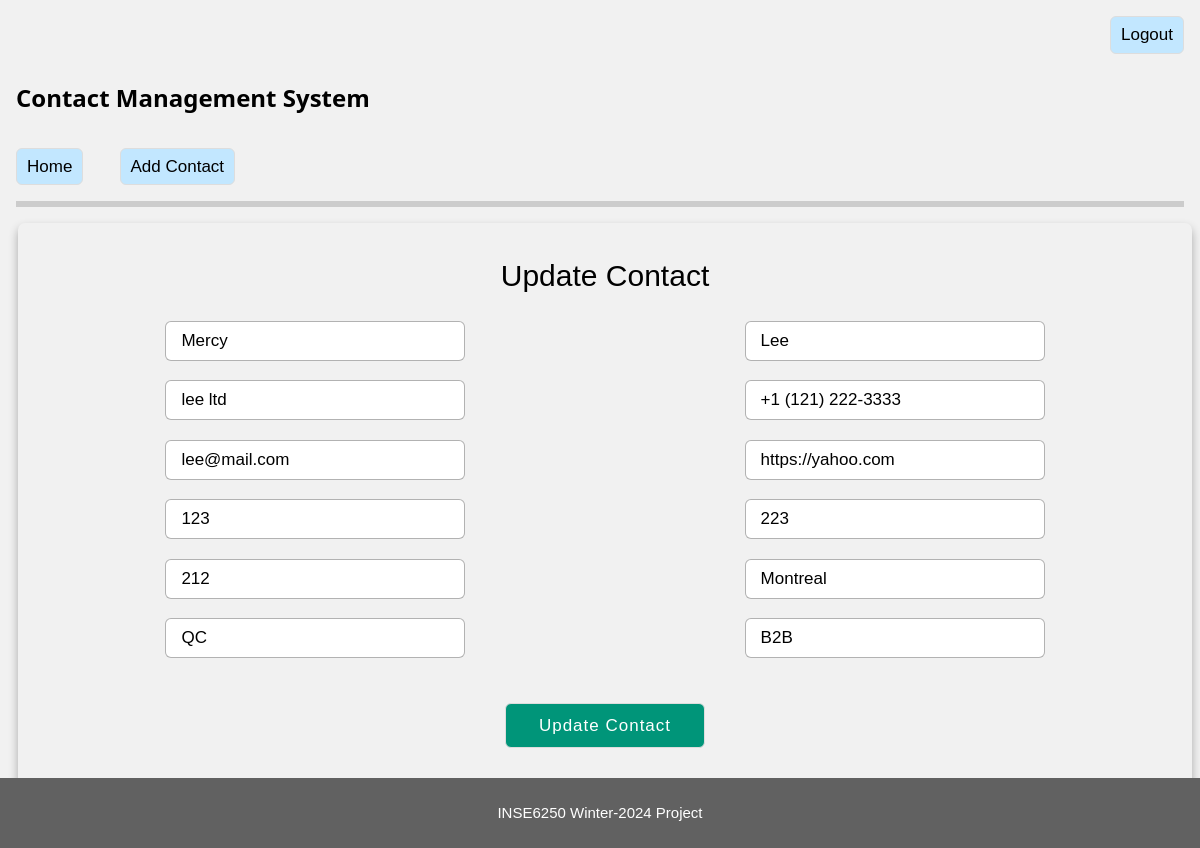
Before: /contacts/update/2/ (signed in) with the older database file.
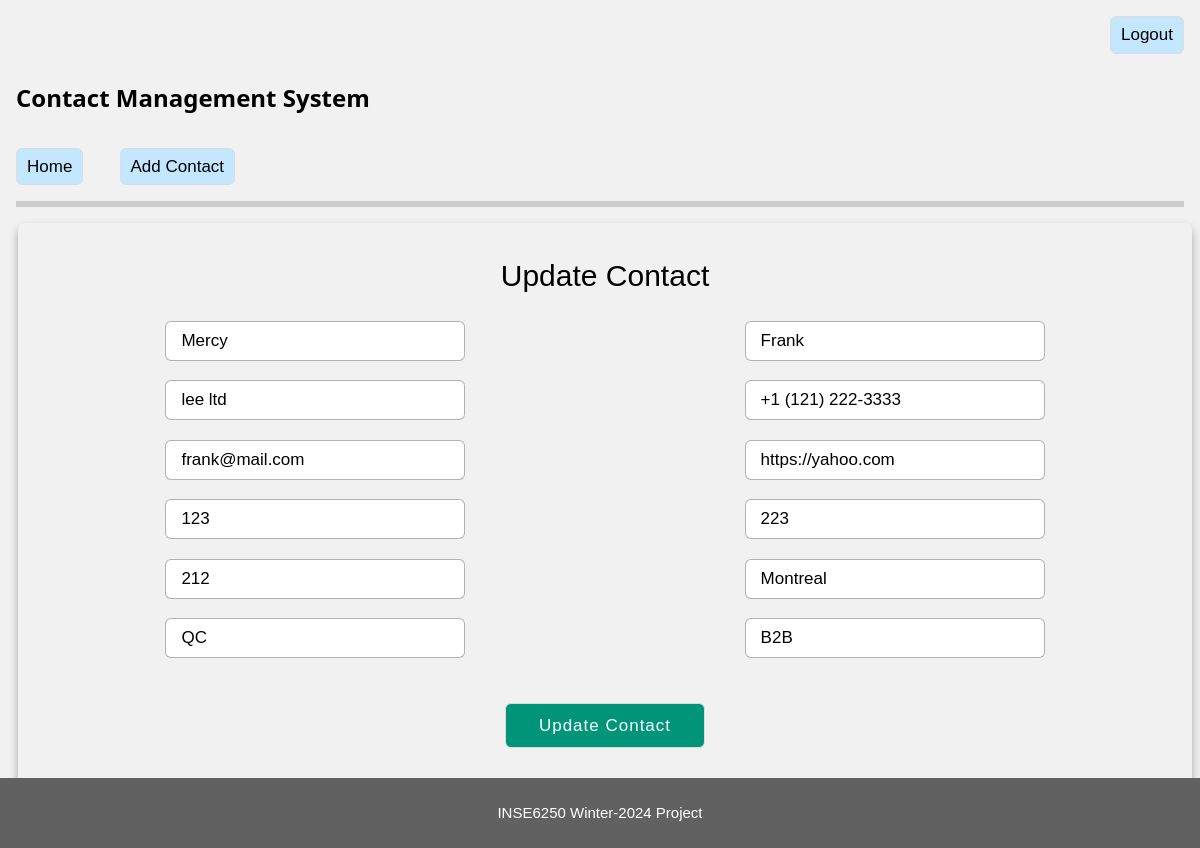
After: the same page with the newer database file.
### contacts/models.py (models this page shows, shortened)
class Contact(models.Model):
    firstName = models.CharField(max_length=200)
    lastName = models.CharField(max_length=200)
    company = models.CharField(max_length=200)
    phone = models.CharField(max_length=200)
    email = models.CharField(max_length=200)
    website = models.CharField(max_length=200)
    unitNumber = models.IntegerField()
    civicNumber = models.IntegerField()
    street = models.CharField(max_length=200)
    city = models.CharField(max_length=200)
    province = models.CharField(max_length=2)
    postalCode = models.CharField(max_length=3)
    createdAt = models.DateTimeField(default=datetime.now())

### contacts/views.py (the view)
# urls.py: path('update/<int:id>/', views.updateContact, name='updateContact'),
@login_required
def updateContact(req, id):
    if req.method == 'GET':
        if not req.session.get('urlref'):
            req.session['urlref'] = req.META.get('HTTP_REFERER')
        contact = get_object_or_404(Contact, pk=id)
        context = {'contact': contact}
        return render(req, 'contacts/updateContact.html', context=context)
    return doUpdateContact(req, id)

### templates/contacts/updateContact.html (shortened to what this page needs)
{% extends "base.html" %}
{% block content %}
{% if contact %}
<div class="addContact container_main">
  <div class="registration form">
    <header>Update Contact</header>
    <form action="{% url 'contacts:updateContact' contact.id %}" method="post">
      <div class="form-flex">
        <input type="text" required value="{{contact.firstName}}" name="firstname" placeholder="First Name">
        <input type="text" required value="{{contact.lastName}}" name="lastname" placeholder="Last Name">
        <input type="text" required value="{{contact.company}}" name="company" placeholder="Company">
        <input type="text" required value="{{contact.phone}}" name="phone" placeholder="Phone Number">
        <input type="text" required value="{{contact.email}}" name="email" placeholder="Email Address">
        <input type="text" required value="{{contact.website}}" name="website" placeholder="Website Address (http(s)://x.x)">
        <input type="number" required value="{{contact.unitNumber}}" name="unitNumber" placeholder="Unit Number">
        <input type="number" required value="{{contact.civicNumber}}" name="civicNumber" placeholder="Civic Number">
        <input type="text" required value="{{contact.street}}" name="street" placeholder="Street Code">
        <input type="text" required value="{{contact.city}}" name="city" placeholder="City">
        <input type="text" required value="{{contact.province}}" name="province" class="upper" maxlength="2" placeholder="Province (QC)">
        <input type="text" required value="{{contact.postalCode}}" name="postalCode" class="upper" maxlength="3" placeholder="Postal Code (A1A or 1A1)">
      </div>
      <button type="submit" class="button">Update Contact</button>
    </form>
  </div>
</div>
{% else %}
    <p style="text-align: center;">No contacts found </p>
{% endif %}
{% endblock %}

Changed rows visible on the page:
changed Contact "Mercy": lastname "Lee" → "Frank"; email "lee@mail.com" → "frank@mail.com"
